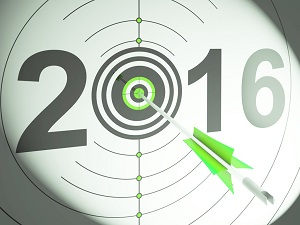
#> input picture 2017年文件/毕业设计/src/v3/1.jpg, 300 x 225 px, given in place of the camera
$ python test.py   (Python 2 division)   (older library calls are emulated)
#> lines starting #> are read from the running program, lines starting #| are printed output that depends on the picture; after the words box and inside, x2 and y2 are one past the last pixel; in counts of white or black regions, pixels touching at a corner belong together
import cv2
import numpy as np
#only red light can be catch

def Strengthen(img):
    for i in img :
        for j in img[i]:
            print img[i][j]


cap = cv2.VideoCapture(0)
while(1):
    # get a frame
    ret, frame = cap.read()
#> frame is the input picture: shape (225, 300, 3); mean B, G, R 195.1, 205, 196.1
    gray = cv2.cvtColor(frame,cv2.COLOR_BGR2GRAY)
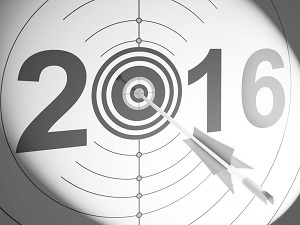
#> gray: shape (225, 300); min 18, max 255, mean 201.2
    #gray = cv2.GaussianBlur(gray, (21, 21), 1)#gaussian

    edge = cv2.Canny(gray.copy(), 1000, 3000, apertureSize=5)#bianjie
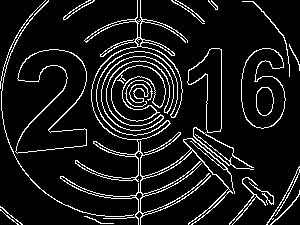
#> edge: shape (225, 300); 9.6% white in thin lines or dots
    _,contours, hierarchy = cv2.findContours(edge.copy(), cv2.RETR_TREE, cv2.CHAIN_APPROX_SIMPLE) #position
#> contours = 49 contours, 14 with area under 20; largest, box (x1, y1, x2, y2) and area: (15, 49, 87, 154) 3885, (15, 49, 87, 154) 3768, (60, 0, 235, 225) 3575, (241, 48, 286, 129) 2538, (241, 48, 286, 129) 2482
    for i in contours:
        x, y, w, h = cv2.boundingRect(i)
#> this loop made 49 passes
#> (x, y, w, h) on passes 1 to 12: (84, 216, 30, 8), (0, 209, 19, 16), (0, 206, 23, 19), (270, 190, 30, 35), (249, 182, 25, 23), (229, 177, 37, 48), (266, 166, 34, 59), (193, 127, 61, 43), (129, 84, 20, 19), (129, 84, 20, 19), (125, 80, 28, 27), (111, 65, 55, 57)
#> (i, x, y, w, h) on passes 41, 44, 45: ([[136, 39], [137, 38], [138, 39], [137, 40]], 136, 38, 3, 3), ([[136, 21], [137, 20], [138, 21], [137, 22]], 136, 20, 3, 3), ([[140, 20], [141, 19], [142, 20], [141, 21]], 140, 19, 3, 3)
        #print x,y

    cv2.imshow("edge", edge)
    cv2.imshow("gray", gray)
    cv2.imshow("frame", frame)
    # show a frame
    if cv2.waitKey(1) & 0xFF == ord('q'):
#> (key q is pressed here)
        break
    if cv2.waitKey(1) & 0xFF == ord('s'):
        Strengthen(gray)
cap.release()
cv2.destroyAllWindows()
